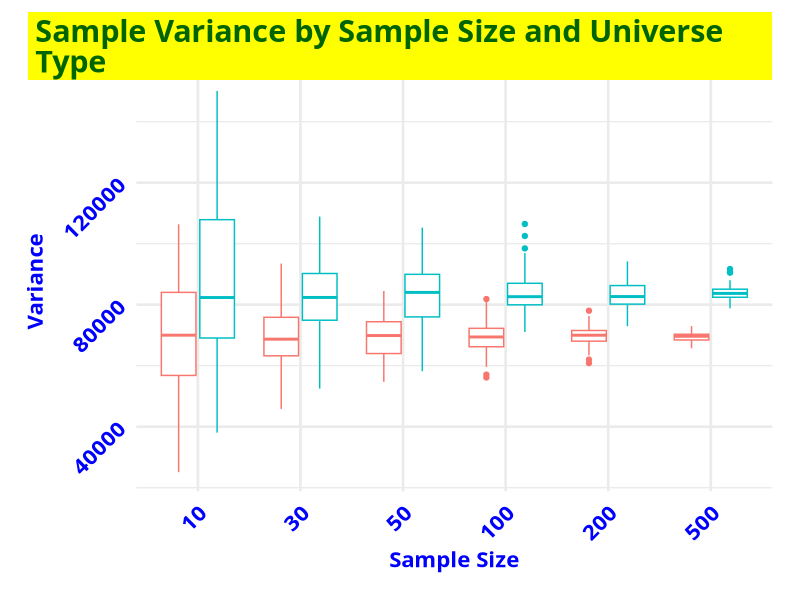
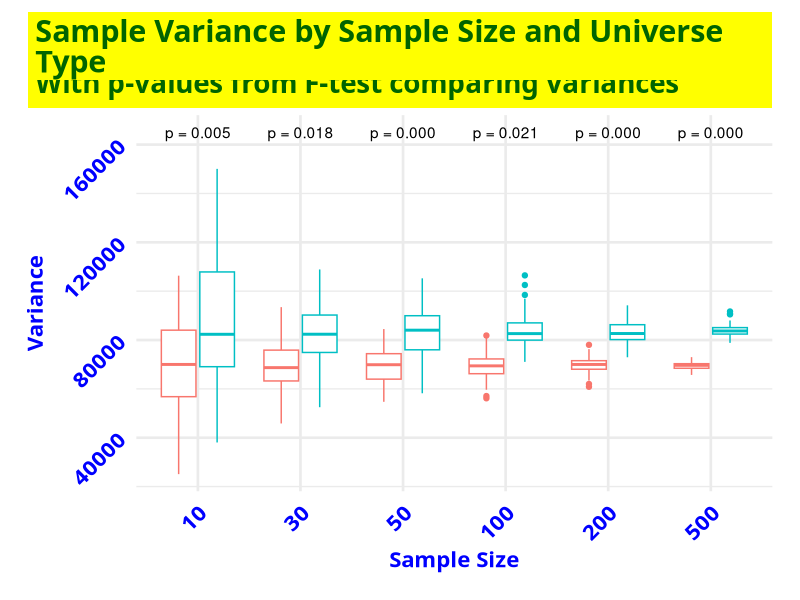
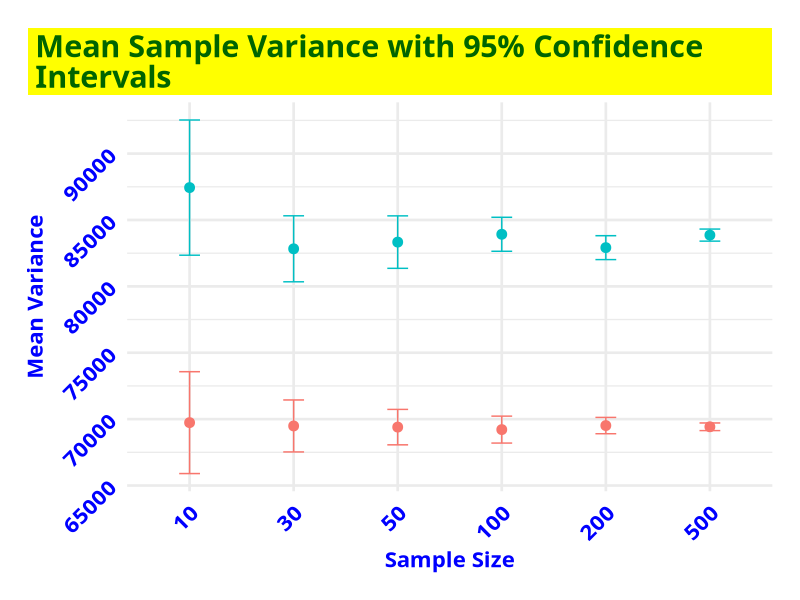
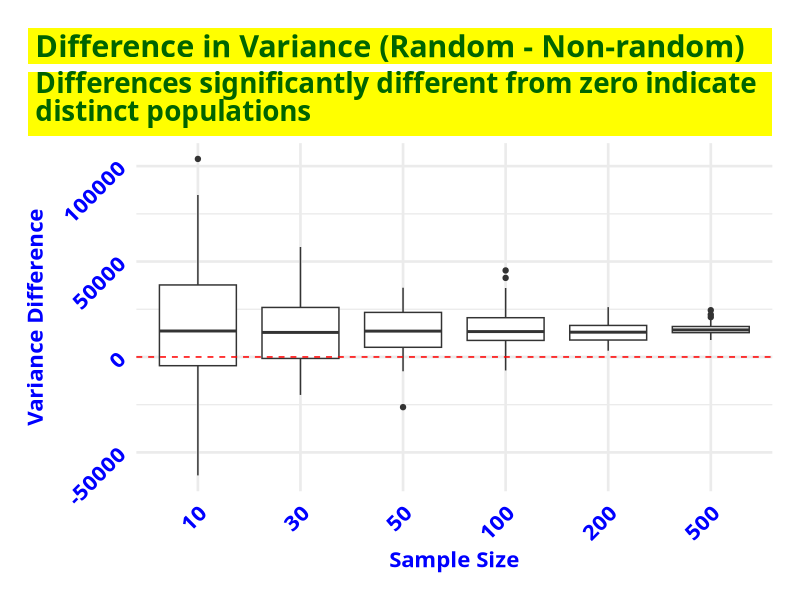
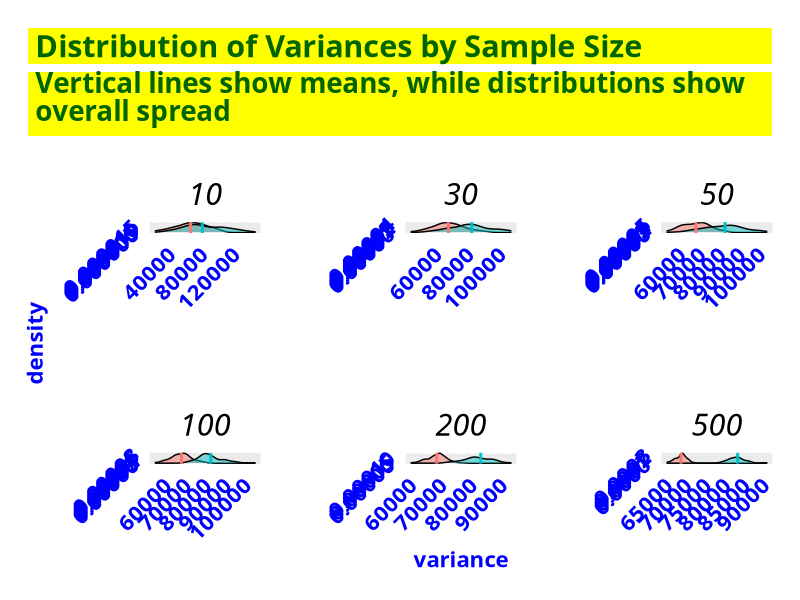
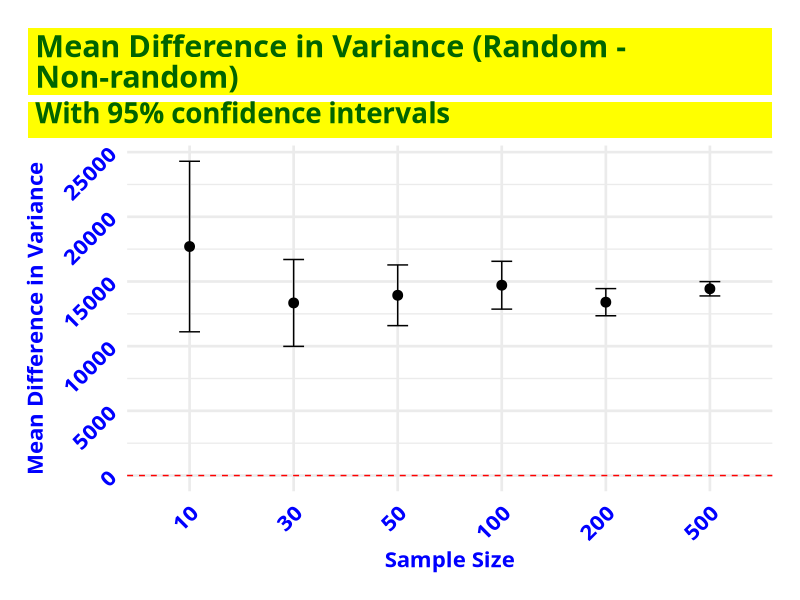

The R script that drew these images, in order:
## ---- chunk 1
#| label: setup
#| include: false


# install.packages(c("mapview", "survey", "srvyr", "arcgislayers"))

# census_api_key("95496766c51541ee6f402c1e1a8658581285b759", install = TRUE, overwrite = TRUE)


# # load libraries - NOT NEEDED


# Force dplyr's select to take precedence
select <- dplyr::select
filter <- dplyr::filter

# Options
options(scipen = 999)
options(qic.clshade = T) # NO LONGER NEEDED; CHARTS ALL PREPARED WITH GGPLOT2 ONLY
options(qic.linecol = 'black') # NO LONGER NEEDED; CHARTS ALL PREPARED WITH GGPLOT2 ONLY
options(qic.signalcol = "firebrick") # NO LONGER NEEDED; CHARTS ALL PREPARED WITH GGPLOT2 ONLY
options(qic.targetcol = "purple") # NO LONGER NEEDED; CHARTS ALL PREPARED WITH GGPLOT2 ONLY
options(DT.options = list(dom = 'pBlfrti')) # Add buttons, filtering, and top (t) pagination controls
options(shiny.maxRequestSize = 50 * 1024^2) # Set upload maximum to 50 MB
options(tigris_use_cache = TRUE)


flextable::set_flextable_defaults(
  font.size = 14, 
  font.family = "Cabin",
  font.color = "black",
  table.layout = "fixed",
  border.color = "darkgray",
  padding.top = 3, padding.bottom = 3,
  padding.left = 4, padding.right = 4,
  line_spacing = 1.3,
  digits = 2,
  decimal.mark = ",",
  big.mark = " ",
  na_str = "<na>"
  )


# Set global theme for consistent plots
ggplot2::theme_set(
  ggplot2::theme_minimal(base_size = 20) +
    ggplot2::theme(
      plot.title.position = "plot",
      plot.title = ggtext::element_textbox_simple(
        family = "Cabin",
        face = "bold",
        color = "darkgreen",
        size = 22,
        fill = "yellow",
        lineheight = 1.0,
        padding = ggplot2::margin(5.5, 5.5, 0.0, 5.5),
        margin = ggplot2::margin(0, 0, 5.5, 0)
      ),
      plot.subtitle = ggtext::element_textbox_simple(
        family = "Cabin",
        color = "darkgreen",
        face = "bold",
        size = 20,
        fill = "yellow",
        lineheight = 1.0,
        padding = ggplot2::margin(0.0, 5.5, 5.5, 5.5),
        margin = ggplot2::margin(0, 0, 5.5, 0)
      ),
      plot.caption = ggtext::element_markdown(
        family = "Cabin",
        size = 16,
        hjust = 1,
        color = "darkblue",
        face = "italic",
        fill = "yellow",
        lineheight = 1.0
      ),
      axis.text.x = ggtext::element_markdown(
        family = "Cabin",
        face = "bold",
        color = "blue",
        size = 16,
        angle = 45,
        hjust = 1
      ),
        # ggplot2::element_blank(),
      axis.title.x = ggtext::element_markdown(
        family = "Cabin",
        face = "bold",
        color = "blue",
        size = 16),
        # ggplot2::element_blank(),
      axis.text.y = ggtext::element_markdown(
        family = "Cabin",
        face = "bold",
        color = "blue",
        size = 16,
        angle = 45,
        hjust = 1
      ),
        # ggplot2::element_blank(),
      axis.title.y = ggtext::element_markdown(
        family = "Cabin",
        face = "bold",
        color = "blue",
        size = 16),
        # ggplot2::element_blank(),
      strip.text = ggtext::element_markdown(
        family = "Cabin",
        color = "black",
        size = ggplot2::rel(1.1),
        face = "italic",
        margin = ggplot2::margin(2, 0, 0.5, 0, "lines")
      ),
      axis.text = ggtext::element_markdown(
        family = "Cabin",
        color = "black"),
      panel.background = ggplot2::element_rect(fill = "white", color = NA),
      plot.background = ggplot2::element_rect(fill = "white", color = NA),
      legend.position = "none",
      panel.spacing.x = grid::unit(1.5, "cm"),
      panel.spacing.y = grid::unit(1.5, "cm"),
      plot.margin = ggplot2::margin(20, 20, 20, 20, "pt")
    )
)



  
# Set seed for reproducibility
set.seed(123)

## ---- chunk 2

# Create a random universe (1000 random integers between 1 and 1000)
random_universe <- base::sample(1:1000, 1000, replace = TRUE)

# Create non-random universes (several options)

# Option 1: Sequential numbers
sequential_universe <- 1:1000

# Option 2: Clustered data (4 distinct clusters)
clustered_universe <- c(
  stats::rnorm(250, mean = 100, sd = 20),
  stats::rnorm(250, mean = 300, sd = 20),
  stats::rnorm(250, mean = 600, sd = 20),
  stats::rnorm(250, mean = 900, sd = 20)
)
# Round to integers and ensure values are within 1-1000
clustered_universe <- base::pmin(1000, base::pmax(1, base::round(clustered_universe)))

# Option 3: Bimodal distribution
bimodal_universe <- c(
  stats::rnorm(500, mean = 250, sd = 100),
  stats::rnorm(500, mean = 750, sd = 100)
)
# Round to integers and ensure values are within 1-1000
bimodal_universe <- base::pmin(1000, base::pmax(1, base::round(bimodal_universe)))

# Option 4: Increasing variance (first half has low variance, second half high)
increasing_var_universe <- c(
  stats::rnorm(500, mean = 500, sd = 50),
  stats::rnorm(500, mean = 500, sd = 200)
)
# Round to integers and ensure values are within 1-1000
increasing_var_universe <- base::pmin(1000, base::pmax(1, base::round(increasing_var_universe)))
 


## ---- chunk 3
# Step 2: Function to take samples and calculate variance
calculate_sample_variances <- function(universe, sample_size, num_samples = 100) {
  variances <- numeric(num_samples)
  for(i in 1:num_samples) {
    sample_data <- sample(universe, sample_size)
    variances[i] <- stats::var(sample_data)
  }
  return(variances)
}

## ---- chunk 4
# Step 3: Experiment with different sample sizes
sample_sizes <- c(10, 30, 50, 100, 200, 500)
results <- list()

# define the nonrandom universe type
for(size in sample_sizes) {
  random_variances <- calculate_sample_variances(random_universe, size)
  nonrandom_variances <- calculate_sample_variances(bimodal_universe, size)
  
  results[[paste0("size_", size)]] <- list(
    random = random_variances,
    nonrandom = nonrandom_variances
  )
}

## ---- chunk 5
# Convert nested list to a data frame
results_df <- data.frame()

for(size_name in names(results)) {
  # Extract the numeric size from the name
  size <- as.numeric(gsub("size_", "", size_name))
  
  # Add random universe results
  random_data <- data.frame(
    sample_size = size,
    variance = results[[size_name]]$random,
    universe_type = "random"
  )
  
  # Add non-random universe results
  nonrandom_data <- data.frame(
    sample_size = size,
    variance = results[[size_name]]$nonrandom,
    universe_type = "bi-modal"
  )
  
  # Combine the data
  results_df <- rbind(results_df, random_data, nonrandom_data)
}

# Now you can plot with ggplot
ggplot2::ggplot(results_df, 
                ggplot2::aes(x = factor(sample_size),
                             y = variance, 
                             color = universe_type
                             )
                ) +
  ggplot2::geom_boxplot() +
  ggplot2::labs(
    title = "Sample Variance by Sample Size and Universe Type",
    x = "Sample Size",
    y = "Variance",
    color = "Universe Type"
  ) 

## ---- chunk 6
# Calculate p-values comparing variances across universe types for each sample size
result_stats <- data.frame()

for(size_name in names(results)) {
  # Extract the numeric size from the name
  size <- base::as.numeric(base::gsub("size_", "", size_name))
  
  # Run F-test to compare variances
  f_test <- stats::var.test(results[[size_name]]$random, results[[size_name]]$nonrandom)
  
  # Store results
  result_stats <- base::rbind(result_stats, base::data.frame(
    sample_size = size,
    p_value = f_test$p.value,
    significant = f_test$p.value < 0.05
  ))
}

## ---- chunk 7
# Add p-values to the plot
ggplot2::ggplot(results_df, ggplot2::aes(x = factor(sample_size), y = variance, color = universe_type)) +
  ggplot2::geom_boxplot() +
  ggplot2::geom_text(data = result_stats, 
            ggplot2::aes(x = base::factor(sample_size), 
                y = max(results_df$variance) * 1.1,
                label = sprintf("p = %.3f", p_value)),
            inherit.aes = FALSE) +
  ggplot2::labs(
    title = "Sample Variance by Sample Size and Universe Type",
    subtitle = "With p-values from F-test comparing variances",
    x = "Sample Size",
    y = "Variance",
    color = "Universe Type"
  ) 

## ---- chunk 8
# Calculate mean and confidence intervals for your variances
results_summary <- results_df |>
  dplyr::group_by(sample_size, universe_type) |>
  dplyr::summarize(
    mean_variance = mean(variance),
    sd_variance = stats::sd(variance),
    n = dplyr::n(),
    se = sd_variance/sqrt(n),
    ci_lower = mean_variance - 1.96*se,
    ci_upper = mean_variance + 1.96*se
  )

# Plot with confidence intervals
ggplot2::ggplot(results_summary, ggplot2::aes(x = factor(sample_size), y = mean_variance, color = universe_type)) +
  ggplot2::geom_point(size = 3) +
  ggplot2::geom_errorbar(ggplot2::aes(ymin = ci_lower, ymax = ci_upper), width = 0.2) +
  ggplot2::labs(
    title = "Mean Sample Variance with 95% Confidence Intervals",
    x = "Sample Size",
    y = "Mean Variance",
    color = "Universe Type"
  )

## ---- chunk 9
# Calculate the difference in variance between random and non-random for each sample size
diff_data <- data.frame()

for(size_name in names(results)) {
  size <- as.numeric(gsub("size_", "", size_name))
  
  # Calculate differences for each simulation pair
  n_sims <- base::length(results[[size_name]]$random)
  differences <- results[[size_name]]$random - results[[size_name]]$nonrandom
  
  diff_data <- base::rbind(diff_data, 
                           base::data.frame(
    sample_size = base::rep(size, n_sims),
    variance_difference = differences
  ))
}

# Plot the differences
ggplot2::ggplot(diff_data, ggplot2::aes(x = factor(sample_size), y = variance_difference)) +
  ggplot2::geom_boxplot() +
  ggplot2::geom_hline(yintercept = 0, linetype = "dashed", color = "red") +
  ggplot2::labs(
    title = "Difference in Variance (Random - Non-random)",
    subtitle = "Differences significantly different from zero indicate distinct populations",
    x = "Sample Size",
    y = "Variance Difference"
  )

## ---- chunk 10


# Calculate means first
mean_vars <- results_df |>
  dplyr::group_by(universe_type) |>
  dplyr::summarize(mean_var = mean(variance))

# Then plot
ggplot2::ggplot(results_df, 
                ggplot2::aes(x = variance, 
                             fill = universe_type)) +
  ggplot2::geom_density(alpha = 0.5) +
  ggplot2::geom_vline(data = mean_vars,
                      ggplot2::aes(xintercept = mean_var, color = universe_type),
                      linetype = "dashed", linewidth = 1) +
  ggplot2::facet_wrap(~sample_size, scales = "free") +
  ggplot2::labs(title = "Distribution of Variances by Sample Size",
                subtitle = "Vertical lines show means, while distributions show overall spread")

## ---- chunk 11
# For each sample size, perform a one-sample t-test on the differences
diff_stats <- data.frame()

for(size_name in names(results)) {
  size <- base::as.numeric(base::gsub("size_", "", size_name))
  
  # Calculate differences for this sample size
  differences <- results[[size_name]]$random - results[[size_name]]$nonrandom
  
  # Perform one-sample t-test against μ = 0
  t_test <- t.test(differences, mu = 0)
  
  # Store results
  diff_stats <- base::rbind(diff_stats, 
                      base::data.frame(
                        sample_size = size,
                        mean_diff = base::mean(differences),
                        p_value = t_test$p.value,
                        significant = t_test$p.value < 0.05,
                        lower_ci = t_test$conf.int[1],
                        upper_ci = t_test$conf.int[2]
                        )
                      )
}

# # Print the results
# print(diff_stats)
## ---- chunk 12
# Plot the differences with confidence intervals
ggplot2::ggplot(diff_stats, 
                ggplot2::aes(x = factor(sample_size), 
                             y = mean_diff)
                ) +
  ggplot2::geom_point(size = 3) +
  ggplot2::geom_errorbar(
    ggplot2::aes(ymin = lower_ci,
                 ymax = upper_ci
                 ), 
    width = 0.2
    ) +
  ggplot2::geom_hline(yintercept = 0,
                      linetype = "dashed",
                      color = "red"
                      ) +
  ggplot2::labs(
    title = "Mean Difference in Variance (Random - Non-random)",
    subtitle = "With 95% confidence intervals",
    x = "Sample Size",
    y = "Mean Difference in Variance"
  )
